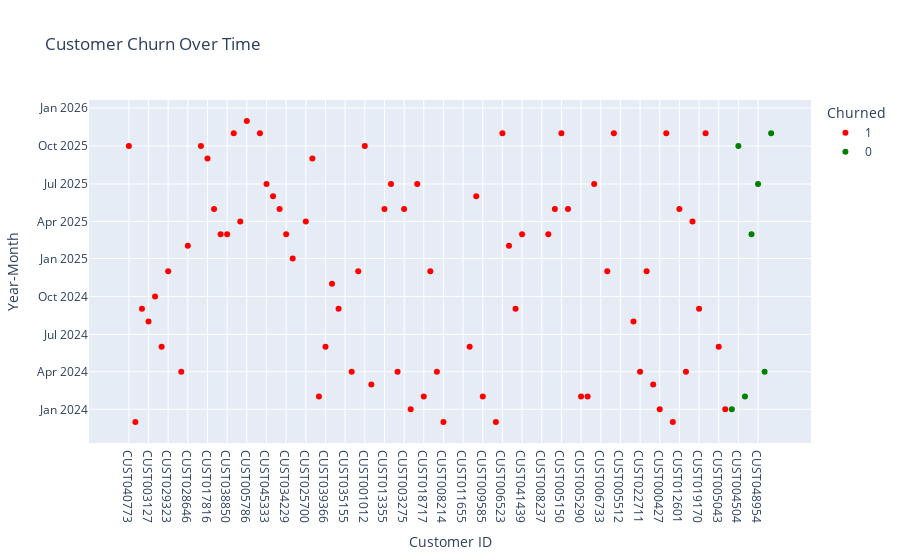

This figure's notebook cell:
### Code cell
fig_scatter = px.scatter(
    churn_flag.assign(churned_str=churn_flag["churned"].astype(str)),
    x="customer_id",
    y="year_month",
    color="churned_str",
    title="Customer Churn Over Time",
    labels={"customer_id": "Customer ID", "year_month": "Year-Month", "churned_str": "Churned"},
    color_discrete_map={"0": "green", "1": "red"}
)

fig_scatter.update_yaxes(categoryorder="category ascending")
fig_scatter.show()

### Figure 1 — Plotly figure (JSON) as saved in the notebook; plotly's stock layout.template omitted (floating-point values rounded to 4 significant figures)
{"data": [{"hovertemplate": "Churned=1<br>Customer ID=%{x}<br>Year-Month=%{y}<extra></extra>", "legendgroup": "1", "marker": {"color": "red", "symbol": "circle"}, "mode": "markers", "name": "1", "orientation": "v", "showlegend": true, "type": "scatter", "x": ["CUST040773", "CUST008020", "CUST012863", "CUST003127", "CUST019244", "CUST041934", "CUST029323", "CUST019677", "CUST020004", "CUST028646", "CUST012370", "CUST046193", "CUST017816", "CUST011635", "CUST008841", "CUST038850", "CUST044698", "CUST010847", "CUST005786", "CUST041075", "CUST009358", "CUST045333", "CUST001950", "CUST048057", "CUST034229", "CUST036644", "CUST026089", "CUST025700", "CUST012624", "CUST048588", "CUST039366", "CUST038077", "CUST002904", "CUST035155", "CUST015993", "CUST046491", "CUST001012", "CUST003761", "CUST038731", "CUST013355", "CUST027909", "CUST012979", "CUST003275", "CUST032294", "CUST011469", null, "CUST018717", "CUST037624", "CUST004591", "CUST008214", "CUST032654", "CUST023848", "CUST011655", "CUST040523", "CUST018206", "CUST009585", "CUST043529", "CUST030105", "CUST006523", "CUST007462", "CUST029825", "CUST041439", "CUST042298", "CUST007799", "CUST008237", "CUST019147", "CUST011107", "CUST005150", "CUST048656", "CUST018110", "CUST005290", "CUST041539", "CUST038636", "CUST006733", "CUST032557", "CUST028285", "CUST005512", "CUST030680", "CUST002493", "CUST022711", "CUST039593", "CUST018356", "CUST000427", "CUST039530", "CUST025480", "CUST012601", "CUST036769", "CUST017434", "CUST019170", "CUST006256", "CUST033337", "CUST005043", "CUST007600"], "xaxis": "x", "y": ["2025-10", "2023-12", "2024-09", "2024-08", "2024-10", "2024-06", "2024-12", null, "2024-04", "2025-02", null, "2025-10", "2025-09", "2025-05", "2025-03", "2025-03", "2025-11", "2025-04", "2025-12", null, "2025-11", "2025-07", "2025-06", "2025-05", "2025-03", "2025-01", null, "2025-04", "2025-09", "2024-02", "2024-06", "2024-11", "2024-09", null, "2024-04", "2024-12", "2025-10", "2024-03", null, "2025-05", "2025-07", "2024-04", "2025-05", "2024-01", "2025-07", null, "2024-02", "2024-12", "2024-04", "2023-12", null, null, null, "2024-06", "2025-06", "2024-02", null, "2023-12", "2025-11", "2025-02", "2024-09", "2025-03", null, null, null, "2025-03", "2025-05", "2025-11", "2025-05", null, "2024-02", "2024-02", "2025-07", null, "2024-12", "2025-11", null, null, "2024-08", "2024-04", "2024-12", "2024-03", "2024-01", "2025-11", "2023-12", "2025-05", "2024-04", "2025-04", "2024-09", "2025-11", null, "2024-06", "2024-01"], "yaxis": "y"}, {"hovertemplate": "Churned=0<br>Customer ID=%{x}<br>Year-Month=%{y}<extra></extra>", "legendgroup": "0", "marker": {"color": "green", "symbol": "circle"}, "mode": "markers", "name": "0", "orientation": "v", "showlegend": true, "type": "scatter", "x": ["CUST014573", "CUST004504", "CUST007949", "CUST016964", "CUST048954", "CUST025255", "CUST036629"], "xaxis": "x", "y": ["2024-01", "2025-10", "2024-02", "2025-03", "2025-07", "2024-04", "2025-11"], "yaxis": "y"}], "layout": {"legend": {"title": {"text": "Churned"}, "tracegroupgap": 0}, "title": {"text": "Customer Churn Over Time"}, "xaxis": {"anchor": "y", "domain": [0, 1], "title": {"text": "Customer ID"}}, "yaxis": {"anchor": "x", "categoryorder": "category ascending", "domain": [0, 1], "title": {"text": "Year-Month"}}}}
